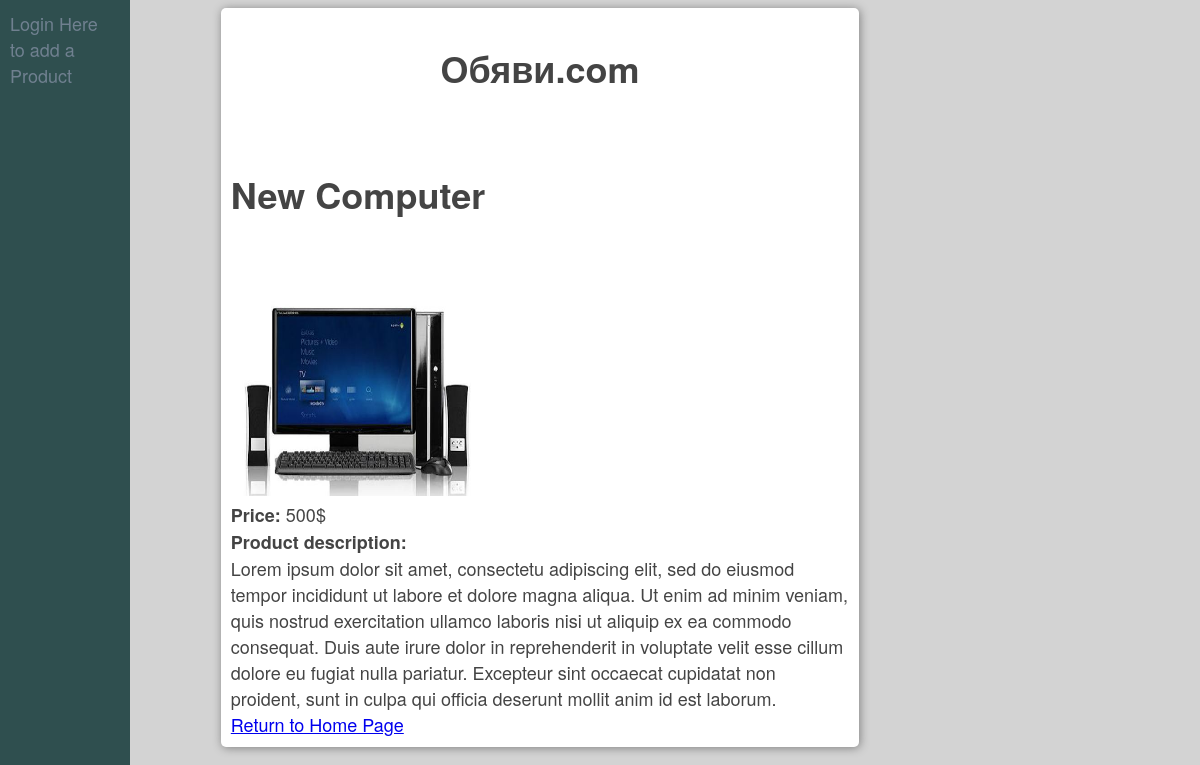
The app's page /index.php?view=1 with its own data.
### tables this page shows
CREATE TABLE IF NOT EXISTS `ads` (
  `id` int(10) NOT NULL,
  `img_path` varchar(255) NOT NULL,
  `img_name` varchar(255) NOT NULL,
  `ad_name` varchar(255) NOT NULL,
  `description` text NOT NULL,
  `price` int(10) NOT NULL,
  `usr_id` int(10) NOT NULL
);

### index.php (the view, shortened to what this page needs)
<?php
require('/login/session.php');
?>
<!Doctype HTML>
<html>
<head>
<link rel="stylesheet" type="text/css" href="style.css">
</head>
<body>
    <form id="container">
<?php
include("sidebar.php");
if ($_GET[view] > 0) {
	$addsql=' where id = '.$_GET[view] ;
}
$ads_query=$connection->query('SELECT id, img_path, img_name, ad_name, description, price FROM `ads` '.$addsql);
	while ( ($row=$ads_query->fetch_assoc()) !== null) {
		extract($row);
		if($_GET[view]== $id){
			echo "<div class='ob_ins'>
                  <h1>".$ad_name."</h1>
				  <br><br>
				  <img src=".$img_path.'/'.$img_name."><br>
				  <b>Price:</b> ".$price."$<br>
				  <b>Product description:</b><br>".$description."<br>
				  <a href =". 'index.php' .">Return to Home Page</a>
                  </div>
				 ";
    	}
    }
?>
</form>
</body>
</html>

### style.css (style rules this page uses)
body { background: lightgrey; color: #444; -webkit-font-smoothing: antialiased; font-family: 'Helvetica Neue', sans-serif; font-size: 18px; font-weight: 400; height: auto !important; height: 100%; min-height: 100%; text-rendering: optimizeLegibility; padding-right: 10%; }
* { box-sizing: border-box; }
#container { background-color: white; box-shadow: 1px 1px 10px grey; border-radius: 5px; margin: auto; padding: 10px; width: 60%; column-span: 50; padding: 10px; position:relative; transition:margin-left ease .5s; // fluid transition when resizing }
img { width:250px; height:200px; }

### records on screen
ads: ad_name "New Computer", img_path+img_name (picture), price "500", description "Lorem ipsum dolor sit amet, consectetu adipiscing elit, sed do eiusmod tempor incididunt ut labore et dolore magna aliqua. Ut enim ad minim veniam, quis nostrud exercitation ullamco laboris nisi ut aliquip ex ea commodo consequat. Duis aute irure dolor in reprehenderit in voluptate velit esse cillum dolore eu fugiat nulla pariatur. Excepteur sint occaecat cupidatat non proident, sunt in culpa qui officia deserunt mollit anim id est laborum."
